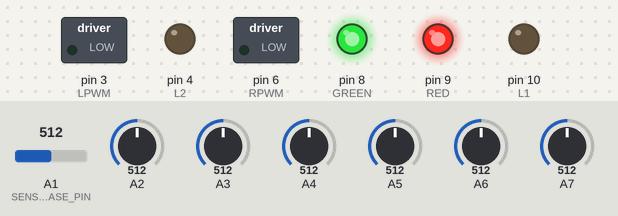
Simulated run of this sketch. Board: Arduino Uno, built with avr-gcc and run on an emulated ATmega328P. Shown: switched loads named in the sketch (green lamp = pin HIGH), output pins drawn as LEDs (lit = HIGH). The inputs (shaded band) are chosen by the test bench; at power-on: A1 (SENSOR_BASE_PIN) = 512, A2 = 512, A3 = 512, A4 = 512, A5 = 512, A6 = 512, A7 = 512. Pins used as bus, display or sensor lines are not drawn; what the sketch prints to the serial monitor is not drawn.

Above: at 0.1 s.
At 4.1 s:
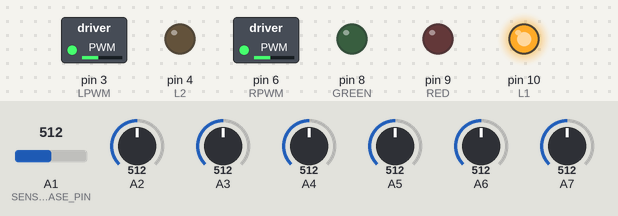
Timing chart, 0 to 5.6 s (numbered marks = the images above):
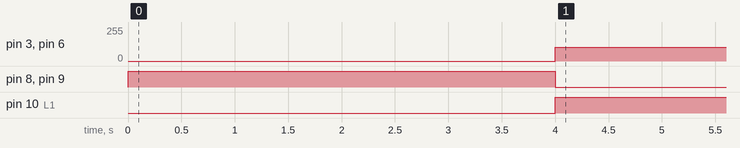

Measured:
- by itself, pin 3 (LPWM), pin 6 (RPWM): 0/255 → 102/255 at 4.0 s
- by itself, pin 8 (GREEN), pin 9 (RED): HIGH → LOW at 4.0 s
- by itself, pin 10 (L1): LOW → HIGH at 4.0 s

The sketch:

LineFollowerSpeed2026.ino
```cpp
#include <Arduino.h>
#include "config.h"
#include "pid.h"
#include "motor.h"
#include "sensors.h"

// ─── Stare globala ────────────────────────────────────────────────────────────
static PIDController pid;
static unsigned int  lastTime = 0;

// ─── Speed scaling ────────────────────────────────────────────────────────────
// Returneaza viteza redusa in functie de eroarea curenta
// La eroare 0 (drept)  -> BASE_SPEED
// La eroare mare (curba) -> viteza scade pana la MIN_SPEED
static float scaledSpeed(double correction)
{
    float absError = (float)(correction < 0 ? -correction : correction);
    float s = BASE_SPEED - (absError * SPEED_SCALE);
    if (s < MIN_SPEED) s = MIN_SPEED;
    return s;
}

// ─────────────────────────────────────────────────────────────────────────────
void setup()
{
    Serial.begin(9600);

    pinMode(GREEN, OUTPUT);
    pinMode(RED, OUTPUT);

    digitalWrite(GREEN, HIGH);
    digitalWrite(RED, HIGH);

    sensors_init();
    motor_init();

    sensorCalibration();

    init_PID(&pid, PID_KP, PID_KI, PID_KD);
}

// ─────────────────────────────────────────────────────────────────────────────
void loop()
{
    unsigned int now = millis();
    double dt = (now - lastTime) / 10000.0;
    lastTime  = now;

    int position   = weightedValuePID();

    // Daca suntem in recuperare (linie pierduta), weightedValuePID() a aplicat
    // deja comenzile motoarelor — iesim fara sa apelam PID
    // (detectam recuperarea: motoarele sunt deja setate in sensors.c)
    // Totusi lasam PID-ul sa ruleze si in recuperare — va mentine integral-ul cald
    double correction = update_PID(&pid, 0, position, dt);
    float  dynSpeed   = scaledSpeed(correction);

    if (correction > -PID_DEADBAND && correction < PID_DEADBAND)
    {
        // Mers drept — viteza maxima
        setPowerL(BASE_SPEED);
        setPowerR(BASE_SPEED);
    }
    else if (correction < 0)
    {
        // Vireaza stanga: micsoram dreapta, aplicam speed scaling
        setPowerL(dynSpeed);
        setPowerR(dynSpeed + (float)correction);
    }
    else
    {
        // Vireaza dreapta: micsoram stanga, aplicam speed scaling
        setPowerL(dynSpeed - (float)correction);
        setPowerR(dynSpeed);
    }

    Serial.println(correction);
    Serial.println();
}
```

motor.c
```cpp
#include "motor.h"
#include "config.h"
#include <Arduino.h>

void motor_init(void)
{
    // Stanga
    pinMode(L1,   OUTPUT);
    pinMode(L2,   OUTPUT);
    pinMode(LPWM, OUTPUT);
    // Dreapta
    pinMode(R1,   OUTPUT);
    pinMode(R2,   OUTPUT);
    pinMode(RPWM, OUTPUT);
}

// ─── Motor Stanga ─────────────────────────────────────────────────────────────
void setPowerL(float speed)
{
    speed = constrain(speed, -1.0f, 1.0f);

    if (speed > MOTOR_DEADBAND)
    {   // Inainte
        int pwmValue = (int)(speed * 255);
        digitalWrite(L1, HIGH);
        digitalWrite(L2, LOW);
        analogWrite(LPWM, pwmValue);
    }
    else if (speed < -MOTOR_DEADBAND)
    {   // Inapoi
        int pwmValue = (int)(-speed * 255);
        digitalWrite(L1, LOW);
        digitalWrite(L2, HIGH);
        analogWrite(LPWM, pwmValue);
    }
    else
    {   // Stop
        digitalWrite(L1, LOW);
        digitalWrite(L2, LOW);
        analogWrite(LPWM, 0);
    }
}

// ─── Motor Dreapta ────────────────────────────────────────────────────────────
void setPowerR(float speed)
{
    speed = constrain(speed, -1.0f, 1.0f);

    if (speed > MOTOR_DEADBAND)
    {   // Inainte
        int pwmValue = (int)(speed * 255);
        digitalWrite(R1, HIGH);
        digitalWrite(R2, LOW);
        analogWrite(RPWM, pwmValue);
    }
    else if (speed < -MOTOR_DEADBAND)
    {   // Inapoi
        int pwmValue = (int)(-speed * 255);
        digitalWrite(R1, LOW);
        digitalWrite(R2, HIGH);
        analogWrite(RPWM, pwmValue);
    }
    else
    {   // Stop
        digitalWrite(R1, LOW);
        digitalWrite(R2, LOW);
        analogWrite(RPWM, 0);
    }
}

// ─── Stop imediat ─────────────────────────────────────────────────────────────
void motor_stop(void)
{
    setPowerL(0.0f);
    setPowerR(0.0f);
}
```

motor.h
```cpp
#ifndef MOTOR_H
#define MOTOR_H

#ifdef __cplusplus
extern "C" {
#endif

/**
 * Initializeaza pinii motoarelor ca OUTPUT.
 * Apelati o singura data in setup().
 */
void motor_init(void);

/**
 * Seteaza puterea motorului STANGA.
 * @param speed  Viteza in intervalul [-1.0, 1.0]
 *               > 0  : inainte
 *               < 0  : inapoi
 *               ~0   : stop (deadband +/-0.14)
 */
void setPowerL(float speed);

/**
 * Seteaza puterea motorului DREAPTA.
 * @param speed  Viteza in intervalul [-1.0, 1.0]
 */
void setPowerR(float speed);

/**
 * Opreste ambele motoare imediat.
 */
void motor_stop(void);

#ifdef __cplusplus
}
#endif

#endif // MOTOR_H
```

pid.c
```cpp
#include "pid.h"
#include <Arduino.h>   // pentru constrain()

void init_PID(PIDController *pid, double kp, double ki, double kd)
{
    pid->kp         = kp;
    pid->ki         = ki;
    pid->kd         = kd;
    pid->prev_error = 0.0;
    pid->integral   = 0.0;
}

double update_PID(PIDController *pid, int setpoint, int measured_value, double dt)
{
    int error = setpoint - measured_value;

    // Termen integral cu anti-windup
    pid->integral += error * dt;
    pid->integral  = constrain(pid->integral, -200.0, 200.0);

    // Termen derivativ
    double derivative = (error - pid->prev_error) / dt;

    double corectie = (pid->kp * error)
                    + (pid->ki * pid->integral)
                    + (pid->kd * derivative);

    pid->prev_error = error;
    return corectie;
}
```

pid.h
```cpp
#ifndef PID_H
#define PID_H

#ifdef __cplusplus
extern "C" {
#endif

// ─── PID Controller ───────────────────────────────────────────────────────────
typedef struct
{
    double kp, ki, kd;
    double prev_error;
    double integral;
} PIDController;

/**
 * Initializeaza controlerul PID cu constantele date.
 * @param pid     Pointer catre structura PIDController
 * @param kp      Constanta proportionala
 * @param ki      Constanta integrala
 * @param kd      Constanta derivativa
 */
void   init_PID(PIDController *pid, double kp, double ki, double kd);

/**
 * Calculeaza corectia PID pentru un pas de timp dt.
 * @param pid            Pointer catre structura PIDController
 * @param setpoint       Valoarea dorita (de obicei 0)
 * @param measured_value Valoarea masurata (pozitia liniei)
 * @param dt             Timpul scurs de la ultimul apel [s]
 * @return               Corectia de aplicat motoarelor
 */
double update_PID(PIDController *pid, int setpoint, int measured_value, double dt);

#ifdef __cplusplus
}
#endif

#endif // PID_H
```

sensors.c
```cpp
#include "sensors.h"
#include "motor.h"
#include "config.h"
#include <Arduino.h>

// ─── Starea interna a senzorilor ──────────────────────────────────────────────
static int   minSensor[SENSOR_COUNT] = {1023, 1023, 1023, 1023, 1023, 1023, 1023};
static int   maxSensor[SENSOR_COUNT] = {0, 0, 0, 0, 0, 0, 0};
static int   sensor[SENSOR_COUNT];

// Greutatile pozitionale: stanga pozitiva, dreapta negativa
static const float weights[SENSOR_COUNT] = {3.6f, 2.0f, 1.0f, 0.0f, -1.0f, -2.0f, -3.6f};

// Ultima pozitie cunoscuta — folosita la recuperare linie pierduta
static int lastPosition = 0;

static unsigned long circleEnterTime = 0;  // moment intrare in cerc

// ─── Init pini ────────────────────────────────────────────────────────────────
void sensors_init(void)
{
    for (int i = 0; i < SENSOR_COUNT; i++) {
        pinMode(SENSOR_BASE_PIN + i, INPUT);
    }
}

// ─── Calibrare ────────────────────────────────────────────────────────────────
void sensorCalibration(void)
{
    while (millis() < CALIBRATION_MS) {
        for (int i = 0; i < SENSOR_COUNT; i++) {
            int val = analogRead(SENSOR_BASE_PIN + i);
            if (val > maxSensor[i]) maxSensor[i] = val;
            if (val < minSensor[i]) minSensor[i] = val;
        }
    }
    delay(1000);
}

// ─── Verifica daca linia e pierduta ───────────────────────────────────────────
static int isLineLost(void)
{
    int total = 0;
    for (int i = 0; i < SENSOR_COUNT; i++)
        total += sensor[i];
    return (total < LOST_LINE_THRESHOLD);
}

// ─── Citire + suma ponderata ──────────────────────────────────────────────────
int weightedValuePID(void)
{
    float weightedSum = 0.0f;
    float totalWeight = 0.0f;

    for (int i = 0; i < SENSOR_COUNT; i++) {
        int raw = analogRead(SENSOR_BASE_PIN + i);
        sensor[i] = (int)((float)(raw - minSensor[i])
                    / (float)(maxSensor[i] - minSensor[i]) * 100.0f);
        if      (sensor[i] > 100) sensor[i] = 100;
        else if (sensor[i] < 0)   sensor[i] = 0;

        weightedSum += sensor[i] * weights[i];
        totalWeight += sensor[i];
    }

    digitalWrite(GREEN, LOW);
    digitalWrite(RED, LOW);

    int result = (totalWeight > 0) ? (int)(weightedSum / totalWeight * 100.0f) : lastPosition;
    if      (result >  700) result =  700;
    else if (result < -700) result = -700;

    lastPosition = result;
    return result;
}

// ─── Getter pentru lastPosition ───────────────────────────────────────────────
int getLastPosition(void)
{
    return lastPosition;
}
```

sensors.h
```cpp
#ifndef SENSORS_H
#define SENSORS_H

#include <Arduino.h>

#ifdef __cplusplus
extern "C" {
#endif

/**
 * Initializeaza pinii senzorilor ca INPUT.
 * Apelati o singura data in setup().
 */
void sensors_init(void);

/**
 * Calibreaza toti senzorii timp de CALIBRATION_MS milisecunde.
 * Mutati robotul pe deasupra liniei in toata aceasta perioada.
 * Dupa calibrare, asteapta 1 secunda inainte sa continue.
 */
void sensorCalibration(void);

/**
 * Citeste toti senzorii, calculeaza suma ponderata si detecteaza intersectii.
 * La intersectie stanga, aplica override pe motoare si returneaza 0.
 * Daca linia e pierduta, activeaza recuperarea si returneaza ultima pozitie.
 * @return  Pozitia liniei in intervalul [-700, 700]
 */
int weightedValuePID(void);

/**
 * Returneaza ultima pozitie valida a liniei.
 * Folosit in main pentru speed scaling bazat pe eroare.
 */
int getLastPosition(void);

#ifdef __cplusplus
}
#endif

#endif // SENSORS_H
```

config.h
```cpp
#ifndef CONFIG_H
#define CONFIG_H

// ─── Motor pins - Stanga (Left) ───────────────────────────────────────────────
#define L1   10
#define L2   4
#define LPWM 3

// ─── Motor pins - Dreapta (Right) ─────────────────────────────────────────────
#define R1   5
#define R2   7
#define RPWM 6

// ---- HC04 - Ultrasound –––––––––––––––––––––––––––––––––––––––––––––––––––––––
#define ECHO
#define TRIG

// ─── Sensor pins (A0-A6) ──────────────────────────────────────────────────────
#define SENSOR_COUNT     7
#define SENSOR_BASE_PIN  15   // A0 = pin 14 on Nano ESP32

// ––– LED pins –––––––––––––––––––––––––––––––––––––––––––––––––––––––––––––––––
#define GREEN 8
#define RED 9

// ─── PID tuning ───────────────────────────────────────────────────────────────
#define PID_KP  0.008
#define PID_KI  0.00005
#define PID_KD  0.0000035

// ─── Motion parameters ────────────────────────────────────────────────────────
#define BASE_SPEED        0.4f   // viteza de baza [0.0 - 1.0]
#define MOTOR_DEADBAND    0.14f  // sub aceasta valoare motorul sta pe loc
#define OVERRIDE_TIME_MS  90     // ms de override PID la intrare cerc

// ─── Intersection / Circle tuning ─────────────────────────────────────────────
#define CIRCLE_ENTRY_BIAS     0.4f   // bias la intrarea in cerc (era INTERSECTION_BIAS)
#define CIRCLE_ENTRY_TIME_MS  120     // durata bias intrare [ms]
#define CIRCLE_EXIT_BIAS      0.6f   // bias mai puternic la iesire
#define CIRCLE_EXIT_TIME_MS   300   // durata bias iesire [ms] — mai lung decat intrare
#define CIRCLE_MIN_TIME_MS    500    // timp minim in cerc inainte sa permitem iesirea

// ─── PID output deadband ──────────────────────────────────────────────────────
#define PID_DEADBAND      0.05

// ─── Sensor calibration window ────────────────────────────────────────────────
#define CALIBRATION_MS    3000

// ─── Lost line recovery ───────────────────────────────────────────────────────
#define LOST_LINE_THRESHOLD   30
#define RECOVERY_SPIN_SPEED   0.35f

// ─── Speed scaling ────────────────────────────────────────────────────────────
#define SPEED_SCALE           0.0002f
#define MIN_SPEED             0.38f

#endif // CONFIG_H
```
